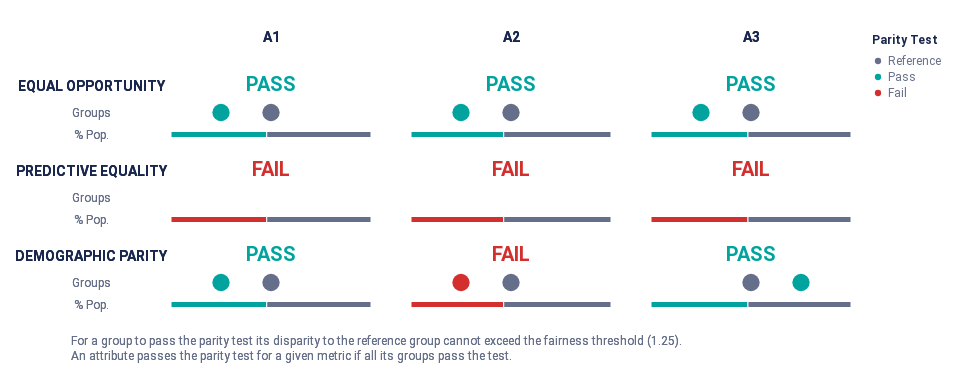

Source (notebook cell):
### Code cell
audit_high_hist_bias.summary_plot(["tpr", "fpr", "pprev"])
